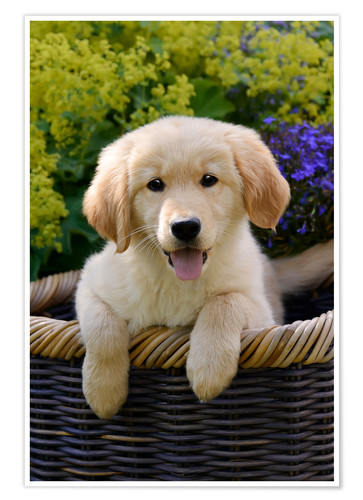
#> input picture Questions/23/image.jpg, 363 x 500 px
$ python Answers.py
#> lines starting #> are read from the running program, lines starting #| are printed output that depends on the picture; after the words box and inside, x2 and y2 are one past the last pixel; in counts of white or black regions, pixels touching at a corner belong together
import cv2
import numpy as np
import matplotlib.pyplot as plt


seed = (0,0)


def grown_region(image, seed=None):

    rows, collums = image.shape[:2] #get the shape of the  image

    xc , yc = seed #get the x clicked and y clicked

    mask = np.zeros_like(image)
    mask[xc, yc] = 255 #marking the seed point  in the image

    directions = [(-1 , -1),(-1 , 0),(-1 , 1),(0 , -1), (0 , 1), (1 , -1), (1 , 0), (1 , 1)]


    current_found = 0
    previous_points = 1 #set the previous points to 1, so it will enter the while loop
    while previous_points != current_found:
        previous_points = current_found
        current_found = 0

        for row in range(rows):
            for col in range(collums):
                if mask[row, col] == 255: #if the pixel is already in the region
                    for dx, dy in directions:
                        nx , ny = row + dx , col + dy


                        if 130 < image[nx,ny] < 230:
                            mask[nx,ny] = 255
                            current_found += 1

    return mask
def mouse_callback(event, x, y, flags, param):

    if event == cv2.EVENT_LBUTTONDOWN:
        global seed

        print(f'The new seed is set to ({x}, {y})')
        seed = (x, y)


if __name__ == '__main__':

    img = cv2.imread('image.jpg', cv2.IMREAD_COLOR) #read the image
#> img is the input picture: shape (500, 363, 3); mean B, G, R 108.1, 132.4, 136.7
    img_gray = cv2.cvtColor(img, cv2.COLOR_BGR2GRAY)
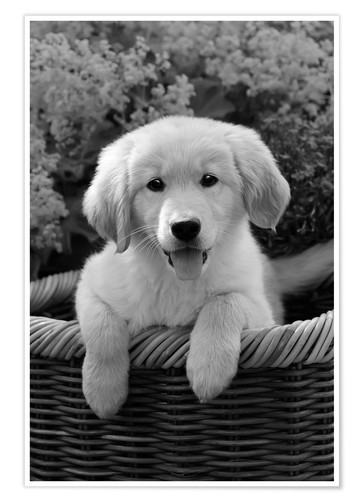
#> img_gray: shape (500, 363); min 0, max 255, mean 130.9
    cv2.namedWindow('Original image', 1)
    cv2.imshow("Original image", img_gray)
    cv2.setMouseCallback('Original image', mouse_callback)
    cv2.waitKey(0)

    segmented_image = grown_region(img_gray, seed)
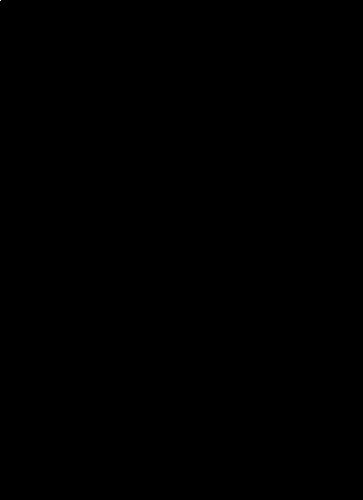
#> segmented_image: shape (500, 363); 0% white in thin lines or dots, all inside (x1, y1, x2, y2) = (0, 0, 1, 1)

    cv2.imshow("Segmented image", segmented_image)
    cv2.waitKey(0)


cv2.destroyAllWindows()
